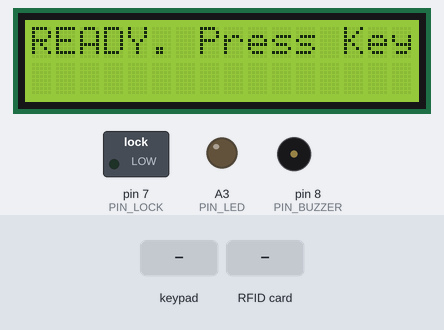
The sketch below on a simulated Arduino Uno, built with avr-gcc and run on an emulated ATmega328P. On the bench: 16×2 character LCD, switched loads named in the sketch (green lamp = pin HIGH), output pins drawn as LEDs (lit = HIGH), buzzer (waves = sounding). The test bench sets the inputs (shaded band). Pins used as bus, display or sensor lines are not drawn.

Above: at 4.0 s.
4.1 s: keypad keys 2 3 4 5 # pressed 0.4 s apart
At 7.5 s:
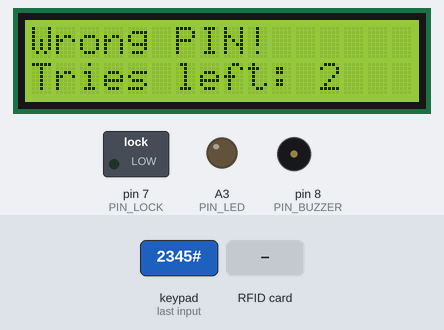
7.6 s: key '#' pressed
At 9.0 s:
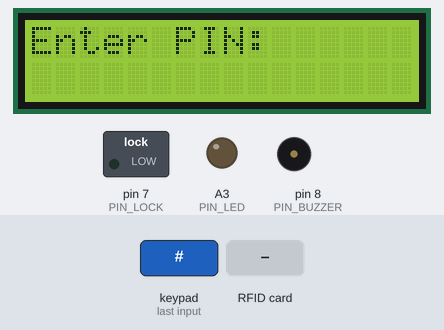
10.1 s: keypad keys 1 2 3 4 # pressed 0.4 s apart
At 13.6 s:
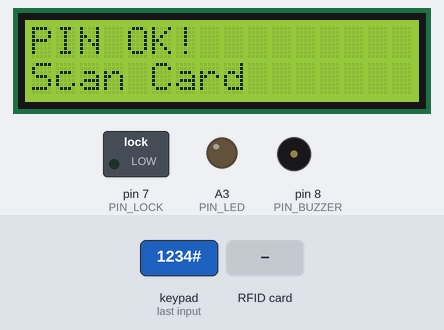
14.1 s: RFID card 67 93 A9 04 held to the reader
At 14.7 s:
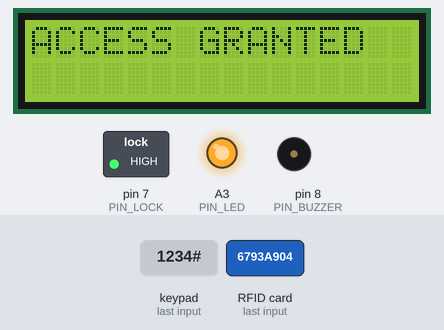
17.1 s: keypad keys 1 2 3 4 * pressed 0.4 s apart
At 17.73 s:
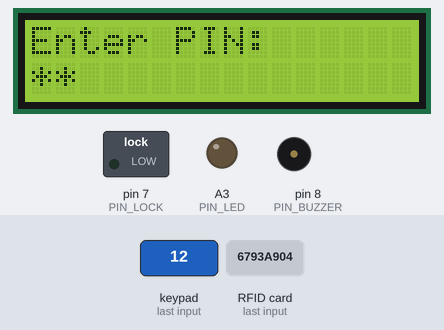
20.6 s: key '1' pressed
At 21.5 s:
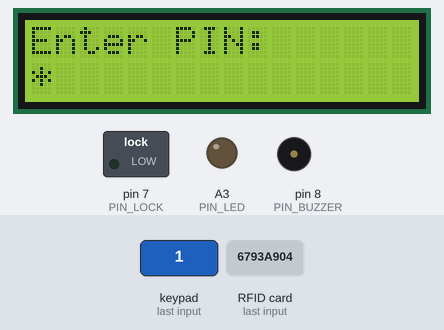
Timing chart, 0 to 23.1 s (numbered marks = the images above; inputs shaded):
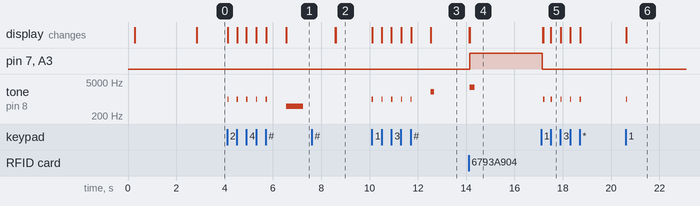

Measured:
- after the input at 4.1 s, tone on pin 8 (PIN_BUZZER): plays 1000 Hz for 0.05 s, 1000 Hz for 0.05 s, 1000 Hz for 0.05 s, 1000 Hz for 0.05 s, 1000 Hz for 0.05 s, 500 Hz for 0.70 s, starting at once; the display: first changes at once (image 1 shows a later state)
- after the input at 7.6 s, the display: first differs from a run without the input after 1.0 s (image 2)
- after the input at 10.1 s, tone on pin 8 (PIN_BUZZER): plays 1000 Hz for 0.05 s, 1000 Hz for 0.05 s, 1000 Hz for 0.05 s, 1000 Hz for 0.05 s, 1000 Hz for 0.05 s, 2000 Hz for 0.15 s, starting at once; the display: first changes at once (image 3 shows a later state)
- after the input at 14.1 s, pin 7 (PIN_LOCK), A3 (PIN_LED): LOW → HIGH after 0.05 s; tone on pin 8 (PIN_BUZZER): silent → 3000 Hz after 0.05 s, → silent 0.20 s later; the display: first changes at once (image 4 shows a later state)
- after the input at 17.1 s, tone on pin 8 (PIN_BUZZER): goes 1000 Hz 0.05 s, silent 0.25 s, 3 × (1000 Hz 0.05 s, silent 0.35 s), 1000 Hz 0.05 s, then silent, starting after 0.10 s; the display: first differs from a run without the input after 0.10 s (image 5 shows a later state)
- after the input at 20.6 s, tone on pin 8 (PIN_BUZZER): silent → 1000 Hz at once, → silent 0.05 s later; the display: changes at once (image 6)

The sketch:

TwoFactorLock.ino
```cpp
// TwoFactorLock_Pure.ino
// Hardware: 4x4 Keypad + I2C LCD (16x2) + MFRC522 + Buzzer + Lock + LED
// Feature: 3 Wrong PIN attempts = 30 second lockout

#include <Wire.h>
#include <LiquidCrystal_I2C.h>
#include <Keypad.h>
#include <SPI.h>
#include <MFRC522.h>

// ------------------- Pin Configuration -------------------
#define PIN_BUZZER  8
#define PIN_LOCK    7
#define PIN_LED     A3

// LCD (Change address if needed: 0x27 or 0x3F)
LiquidCrystal_I2C lcd(0x27, 16, 2);

// RFID
#define SS_PIN 10
#define RST_PIN 9
MFRC522 rfid(SS_PIN, RST_PIN);

// ------------------- Keypad -------------------
const byte ROWS = 4;
const byte COLS = 4;

char keys[ROWS][COLS] = {
  {'1','2','3','A'},
  {'4','5','6','B'},
  {'7','8','9','C'},
  {'*','0','#','D'}
};

byte rowPins[ROWS] = {2, 3, 4, 5};
byte colPins[COLS] = {6, A0, A1, A2};

Keypad keypad = Keypad(makeKeymap(keys), rowPins, colPins, ROWS, COLS);

// ------------------- Secret Data -------------------
const char SECRET_PIN[] = "1234";

// Change this to your card UID
const byte SECRET_UID[4] = {0x67, 0x93, 0xA9, 0x04};

// ------------------- Security Settings -------------------
#define MAX_ATTEMPTS    3
#define LOCKOUT_TIME    30000  // 30 seconds in milliseconds

byte wrongAttempts = 0;
bool isLockedOut = false;
unsigned long lockoutStartTime = 0;

// ------------------- State Machine -------------------
enum SystemState {
  SYS_IDLE,
  SYS_ENTER_PIN,
  SYS_CHECK_PIN,
  SYS_WAIT_RFID,
  SYS_ACCESS_GRANTED,
  SYS_LOCKOUT
};

SystemState currentState = SYS_IDLE;

char inputBuffer[5];
byte inputIndex = 0;

// =======================================================
// ====================== SETUP ==========================
// =======================================================
void setup() {

  Serial.begin(115200);

  pinMode(PIN_BUZZER, OUTPUT);
  pinMode(PIN_LOCK, OUTPUT);
  pinMode(PIN_LED, OUTPUT);

  Wire.begin();
  lcd.init();
  delay(200);
  lcd.backlight();
  lcd.clear();
  lcd.setCursor(0, 0);
  lcd.print("System Booting");

  delay(1000);

  SPI.begin();
  rfid.PCD_Init();

  delay(1500);
  resetSystem();
}

// =======================================================
// ======================= LOOP ==========================
// =======================================================
void loop() {

  switch (currentState) {

    case SYS_IDLE: {
      char key = keypad.getKey();
      if (key) {
        lcd.clear();
        lcd.print("Enter PIN:");
        lcd.setCursor(0, 1);
        currentState = SYS_ENTER_PIN;

        // Save the first key press
        if (key != '#' && key != '*') {
          inputBuffer[inputIndex++] = key;
          inputBuffer[inputIndex] = '\0';
          lcd.print('*');
          tone(PIN_BUZZER, 1000, 50);
        }
        else if (key == '*') {
          resetSystem();
        }
      }
      break;
    }

    case SYS_ENTER_PIN:
      handlePinEntry();
      break;

    case SYS_CHECK_PIN:
      verifyPin();
      break;

    case SYS_WAIT_RFID:
      handleRfidCheck();
      break;

    case SYS_ACCESS_GRANTED:
      grantAccess();
      break;

    case SYS_LOCKOUT:
      handleLockout();
      break;
  }
}

// =======================================================
// ===================== FUNCTIONS =======================
// =======================================================

void resetSystem() {
  lcd.clear();
  lcd.print("READY. Press Key");

  if (wrongAttempts > 0) {
    lcd.setCursor(0, 1);
    lcd.print("Tries: ");
    lcd.print(MAX_ATTEMPTS - wrongAttempts);
    lcd.print(" left");
  }

  currentState = SYS_IDLE;
  inputIndex = 0;
  memset(inputBuffer, 0, sizeof(inputBuffer));
  digitalWrite(PIN_LOCK, LOW);
  digitalWrite(PIN_LED, LOW);
}

void handlePinEntry() {

  char key = keypad.getKey();

  if (key) {
    tone(PIN_BUZZER, 1000, 50);

    if (key == '#') {
      currentState = SYS_CHECK_PIN;
    }
    else if (key == '*') {
      resetSystem();
    }
    else {
      if (inputIndex < 4) {
        inputBuffer[inputIndex++] = key;
        inputBuffer[inputIndex] = '\0';
        lcd.print('*');
      }
    }
  }
}

void verifyPin() {

  lcd.clear();
  lcd.print("Verifying...");
  delay(800);

  if (strcmp(inputBuffer, SECRET_PIN) == 0) {

    // PIN correct - reset wrong attempts
    wrongAttempts = 0;

    lcd.clear();
    lcd.print("PIN OK!");
    lcd.setCursor(0, 1);
    lcd.print("Scan Card");
    tone(PIN_BUZZER, 2000, 150);

    currentState = SYS_WAIT_RFID;
  }
  else {
    // PIN wrong - increase attempt counter
    wrongAttempts++;

    lcd.clear();
    lcd.print("Wrong PIN!");
    lcd.setCursor(0, 1);

    if (wrongAttempts >= MAX_ATTEMPTS) {
      // LOCKOUT!
      lcd.print("SYSTEM LOCKED!");
      tone(PIN_BUZZER, 300, 2000);
      delay(2000);
      startLockout();
    }
    else {
      lcd.print("Tries left: ");
      lcd.print(MAX_ATTEMPTS - wrongAttempts);
      tone(PIN_BUZZER, 500, 700);
      delay(2000);
      resetSystem();
    }
  }
}

void startLockout() {
  isLockedOut = true;
  lockoutStartTime = millis();
  currentState = SYS_LOCKOUT;

  Serial.println(F("!!! SYSTEM LOCKED FOR 30 SECONDS !!!"));
}

void handleLockout() {

  unsigned long elapsed = millis() - lockoutStartTime;
  unsigned long remaining = 0;

  if (elapsed < LOCKOUT_TIME) {
    remaining = (LOCKOUT_TIME - elapsed) / 1000;
  }

  // Update countdown on LCD
  lcd.clear();
  lcd.setCursor(0, 0);
  lcd.print("!! LOCKED OUT !!");
  lcd.setCursor(0, 1);
  lcd.print("Wait: ");
  lcd.print(remaining);
  lcd.print("s");

  // Alarm beep every 2 seconds
  tone(PIN_BUZZER, 300, 200);

  // Ignore ALL keypad presses during lockout
  keypad.getKey();  // Read and throw away

  // Check if lockout is over
  if (elapsed >= LOCKOUT_TIME) {
    isLockedOut = false;
    wrongAttempts = 0;

    lcd.clear();
    lcd.print("Lock Released");
    tone(PIN_BUZZER, 2000, 200);
    delay(1500);

    resetSystem();
    return;
  }

  delay(1000);  // Update every 1 second
}

void handleRfidCheck() {

  if (!rfid.PICC_IsNewCardPresent()) return;
  if (!rfid.PICC_ReadCardSerial()) return;

  lcd.clear();
  lcd.print("Reading Card...");

  bool match = true;

  for (byte i = 0; i < 4; i++) {
    if (rfid.uid.uidByte[i] != SECRET_UID[i]) {
      match = false;
    }
  }

  if (match) {
    currentState = SYS_ACCESS_GRANTED;
  }
  else {
    lcd.clear();
    lcd.print("Unknown Card!");
    tone(PIN_BUZZER, 400, 1000);
    delay(2000);
    resetSystem();
  }

  rfid.PICC_HaltA();
  rfid.PCD_StopCrypto1();
}

void grantAccess() {

  lcd.clear();
  lcd.print("ACCESS GRANTED");
  digitalWrite(PIN_LOCK, HIGH);
  digitalWrite(PIN_LED, HIGH);
  tone(PIN_BUZZER, 3000, 200);

  delay(3000);

  digitalWrite(PIN_LOCK, LOW);
  digitalWrite(PIN_LED, LOW);

  // Reset everything including attempts
  wrongAttempts = 0;
  resetSystem();
}
```
